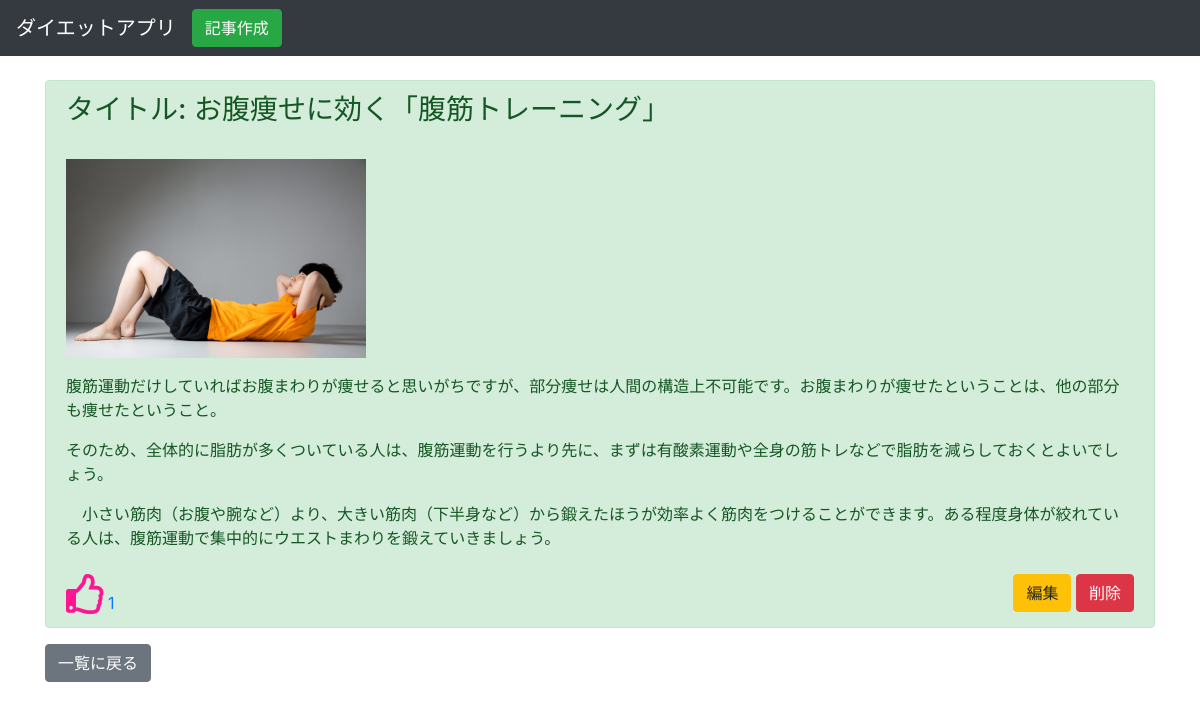
The page /show/8 on the database its author committed.
### boardapp/models.py (models this page shows)
class BoardModel(models.Model):
  title = models.CharField(max_length=100)
  content = models.TextField()
  images = models.ImageField(upload_to = '')
  like = models.IntegerField(null=True,blank=True ,default=0)

### boardapp/views.py (the view)
# urls.py: path('show/<int:pk>', showfunction, name='show'),
def showfunction(request, pk):
  object_id = BoardModel.objects.get(pk=pk)
  return render(request,'show.html',{'object_id':object_id})

### templates/show.html (shortened to what this page needs)
{% extends 'base.html' %}
{% load static %}
{% block customcss %}
  <link rel="stylesheet" type='text/css' href="{% static 'style.css' %}">
{% endblock %}
{% block content %}
<div class="container">
  <div class="alert alert-success" role="alert">
   <h3>タイトル: {{ object_id.title}} </h3><br>
   <p><img src="{{ object_id.images.url }}" alt="{{object_id.images}}" class="img-fluid" style="max-width:300px;"></p>
   <div class="mb-4">{{ object_id.content|linebreaks }}</div>
   <a href="{% url 'like' object_id.pk %}"><i class="far fa-thumbs-up" ></i> {{object_id.like}} </a>
   <div class='float-right'>
    <a href="{% url 'update' object_id.pk %}" class="btn btn-warning">編集</a>
    <a href="{% url 'delete' object_id.pk %}" class="btn btn-danger">削除</a>
  </div>
  </div>
<a href="{% url 'list' %}" class="btn btn-secondary">一覧に戻る</a>
</div>
{% endblock content %}

### static/style.css (style rules this page uses)
.fa-thumbs-up { font-size: 2.5em; color:deeppink; text-decoration:none; }

### rows shown on the page
BoardModel: title "お腹痩せに効く「腹筋トレーニング」", images (picture), content "腹筋運動だけしていればお腹まわりが痩せると思いがちですが、部分痩せは人間の構造上不可能です。お腹まわりが痩せたということは、他の部分も痩せたということ。 そのため、全体的に脂肪が多くついている人は、腹筋運動を行うより先に、まずは有酸素運動や全身の筋トレなどで脂肪を減らしておくとよいでしょう。 小さい筋肉（お腹や腕など）より、大きい筋肉（下半身など）から鍛えたほうが効率よく筋肉をつけることができます。ある程度身体が絞れている人は、腹筋運動で集中的にウエストまわりを鍛えていきましょう。", like "1"
